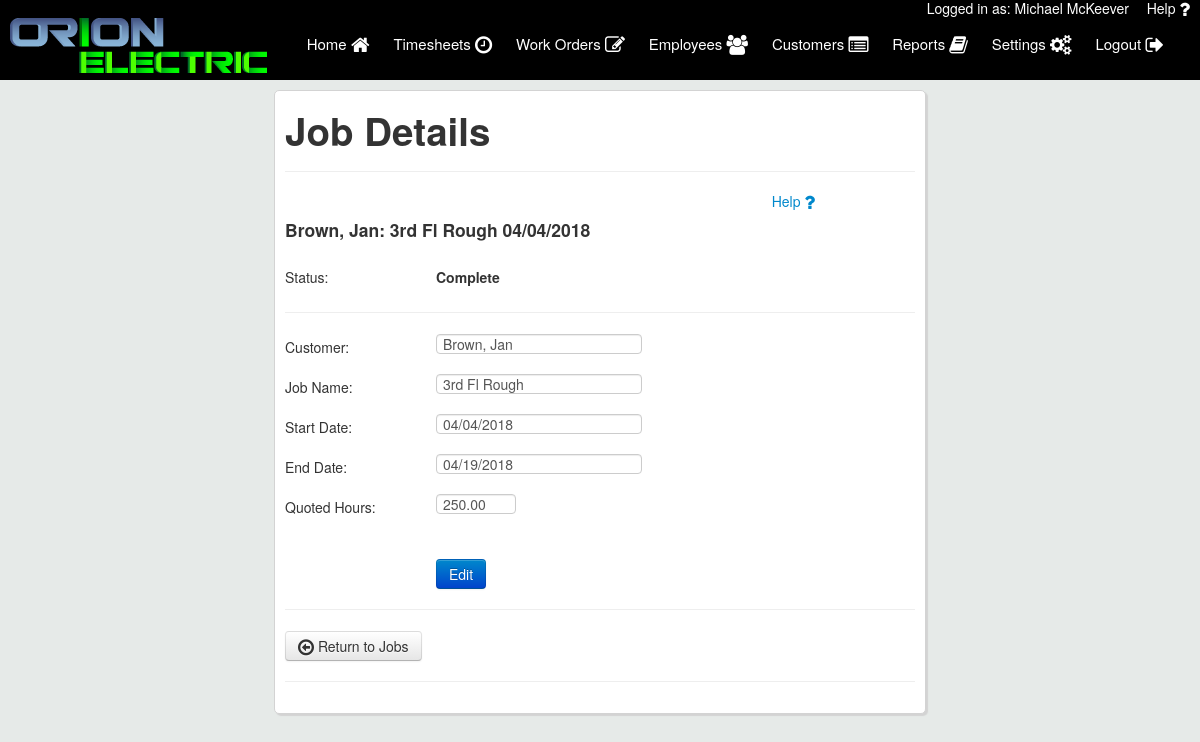
The page /job_details.php?job_id=2 (signed in) on the database its author committed.
### tables this page shows
CREATE TABLE `users` (
  `user_id` int(11) NOT NULL,
  `first_name` varchar(50) NOT NULL,
  `last_name` varchar(50) NOT NULL,
  `email` varchar(50) NOT NULL,
  `username` varchar(50) NOT NULL,
  `password` varchar(50) NOT NULL,
  `emp_num` int(11) NOT NULL,
  `is_tech` varchar(3) NOT NULL,
  `is_admin` varchar(3) NOT NULL,
  `user_phone` varchar(12) NOT NULL,
  `is_deleted` varchar(3) NOT NULL
);

CREATE TABLE `jobs` (
  `job_id` int(11) NOT NULL,
  `cust_id` int(11) NOT NULL,
  `job_name` varchar(25) NOT NULL,
  `quoted_hours` decimal(10,2) NOT NULL,
  `start_date` date NOT NULL,
  `complete_date` date NOT NULL
);

CREATE TABLE `customers` (
  `cust_id` int(11) NOT NULL,
  `last_name` varchar(25) NOT NULL,
  `first_name` varchar(25) NOT NULL,
  `street` varchar(25) NOT NULL,
  `city` varchar(25) NOT NULL,
  `state` varchar(2) NOT NULL DEFAULT 'MO',
  `zip` int(5) NOT NULL,
  `company_name` varchar(25) NOT NULL,
  `cust_email` varchar(50) NOT NULL,
  `cust_phone` varchar(12) NOT NULL,
  `date_created` date NOT NULL,
  `time_created` time NOT NULL,
  `is_deleted` varchar(3) NOT NULL
);

### includes/form_handlers/job_details_handler.php (called while the page is built, shortened)
<?php
if(isset($_GET['job_id'])){
	$jobId = $_GET['job_id'];
    $query = mysqli_query($con, "SELECT *
            FROM jobs
            JOIN customers
            ON jobs.cust_id=customers.cust_id
            WHERE job_id='$jobId'");
    $row = mysqli_fetch_array($query);
    $company = $row['company_name'];
    $custFirst = $row['first_name'];
    $custLast = $row['last_name'];
    if ($company == ""){
    	$display = $custLast . ', '. $custFirst;
    }else{
    	$display = $company;
    }
    $jobName = $row['job_name'];
    $quotedHours = $row['quoted_hours'];
    $startDate = strtotime($row['start_date']);
    $endDate = strtotime($row['complete_date']);
    if ($endDate == strtotime("0000-00-00")){
        $status = "Open";
    } else {
        $status = "Complete";
    }
}
?>

### job_details.php (the view, shortened to what this page needs)
<?php
    include("includes/header.php");
    include("includes/form_handlers/job_details_handler.php");
?>
    <div class="main_column column">
        <h1>Job Details</h1>
        <hr>
        <a href="user_manual.pdf#page=28" target="_blank" style="float: right; padding: 0 100px;">Help <i class="fa fa-question fa-lg"></i></a><br>
        <h4><?php echo $display.": ".$jobName." ".date("m/d/Y", $startDate); ?></h4>
        <br>
        <p><label>Status:</label><b><?php echo $status;?></b>&nbsp;&nbsp;&nbsp;&nbsp;<buttontype="button" class="btn btn-danger" id="edit_status" style="display: none;">Close Job?</button></p>
        <hr>
    	<form action="job_details.php?job_id=<?php echo $jobId;?>" method="POST">
    		<p>
    			<div id="display">
    				<label>Customer:</label><input type="text" value="<?php echo $display; ?>" disabled>
    			</div>
            </p>
            <p><label>Job Name:</label><input type="text" id="job_name" name="job_name" maxlength="25" required disabled value="<?php echo $jobName; ?>"></p>
            <p><label>Start Date:</label><input type="text" name="start_date" id="datepicker" disabled value="<?php echo date("m/d/Y", $startDate); ?>" readonly></p>
            <?php if ($status == "Complete"){
                echo '<p><label>End Date:</label><input type="text" name="complete_date" id="datepicker3" value="'.date("m/d/Y", $endDate).'" disabled readonly></p>';
            }
            ?>
            <p><label>Quoted Hours:</label><input type="number" id="hours" name="quoted_hours" max="10000" required disabled value="<?php echo $quotedHours; ?>"></p>
            <p><label></label><input type="submit" class="btn btn-success" id="save_job" name="save_job" value="Save" style="display: none;"></p>
        </form>
        <p><label></label><button type="button" class="btn btn-primary" id="edit_job">Edit</button></p>
    <hr>
    <a href="jobs.php">
    <button type="button" class="btn btn-secondary">
        <i class="fa fa-arrow-circle-o-left fa-lg"></i> Return to Jobs
    </button>
    </a>
    <hr>
	</div>
</div>
</body>
</html>

### includes/header.php (shortened to what this page needs)
<?php
    require 'config/config.php';
    if (isset($_SESSION['username'])){
        $userLoggedIn = $_SESSION['username'];
		$user_details_query = mysqli_query($con,"SELECT * FROM users WHERE username='$userLoggedIn' AND is_deleted='no'");
		if(mysqli_num_rows($user_details_query)==1){
			$user = mysqli_fetch_array($user_details_query);
		}else{
			unset($_SESSION['username']);
			header("Location: login.php");
		}
    }
    else {
        header("Location: login.php");
    }
?>
<html>
<head>
	<link rel="stylesheet" type="text/css" href="//maxcdn.bootstrapcdn.com/font-awesome/4.3.0/css/font-awesome.min.css">
    <link rel="stylesheet" type="text/css" href="assets/css/bootstrap.css">
	<link rel="stylesheet" type="text/css" href="assets/css/style.css">
	<link rel="stylesheet" type="text/css" href="assets/css/jquery-ui.min.css">
</head>
<body>
	<div class="user_logged">
		Logged in as: <?php echo $user['first_name'] .' ' . $user['last_name'];?>&nbsp;&nbsp;
		<a href="user_manual.pdf" target="_blank" style="float: right; padding: 0 10px; color: #fff; ">Help <i class="fa fa-question fa-lg"></i></a>
	</div>
    <div class="top_bar">
		<div class="logo">
			<a href="index.php"><img src="assets/logos/orionelectric.png"></a>
		</div>
		<nav id="desktop">
			<ul>
			<a href="index.php">
				Home <i class="fa fa-home fa-lg"></i>
			</a>
			<a href="timesheets.php">
				Timesheets <i class="fa fa-clock-o fa-lg"></i>
            </a>
			<a href="workorders.php" id="workorder_nav" style="display: none;">
				Work Orders <i class="fa fa-pencil-square-o fa-lg"></i>
			</a>
			<a href="employees.php" id="emp_nav" style="display: none;">
				Employees <i class="fa fa-users fa-lg"></i>
			</a>
            <a href="customers.php" id="cust_nav" style="display: none;">
				Customers <i class="fa fa-list-alt fa-lg" ></i>
			</a>
            <a href="reports.php" id="rep_nav" style="display: none;">
				Reports <i class="fa fa-book fa-lg" ></i>
			</a>
			<a href="settings.php">
				Settings <i class="fa fa-cogs fa-lg"></i>
			</a>
			<a href="includes/handlers/logout.php">
				Logout <i class="fa fa-sign-out fa-lg"></i>
			</a>
		</ul>
		</nav>
	</div>
	<div class="wrapper">

### assets/css/style.css (style rules this page uses)
body { line-height: 17px; background-color: #e6eae8; }
.user_logged { width: 100%; background-color: black; color: #fff; text-align: right; position: fixed; height: 10px; z-index: 11; }
.top_bar { width: 100%; height: 70px; background-color: black; margin:10px 0 10px 0; display: inline-flex; position: fixed; z-index: 10; }
.logo img { margin-left: 10px; position: relative; top: 8px; z-index: 3; }
nav { float: right; right: 1px; position: absolute; margin: 25px; }
nav a { position: relative; color: #fff; text-decoration: none; font-size: 15px; padding: 25px 0; margin: -25px 10px; display: inline-block; height: 50px; }
.wrapper { margin: 0 auto; top: 90px; position: relative; padding: 0 10px; width: 75%; }
.column { background-color: #fff; padding: 10px; border: 1px solid #d3d3d3; border-radius: 5px; box-shadow: 2px 2px 1px #d3d3d3; z-index: -1; }
.main_column { margin: 0 auto; width: 70%; z-index: -1; min-height: 160px; }
form input[type="number"] { width: 80px; }
label { min-width: 150px; display: inline-block; padding-right: 1px; }
input:read-only { background-color: #fff; cursor: pointer; }

### rows shown on the page
users: first_name "Michael", last_name "McKeever"
jobs: cust.first_name "Brown, Jan", job_name "3rd Fl Rough", start_date "04/04/2018", complete_date "Complete", complete_date "04/19/2018", quoted_hours "250.00"
